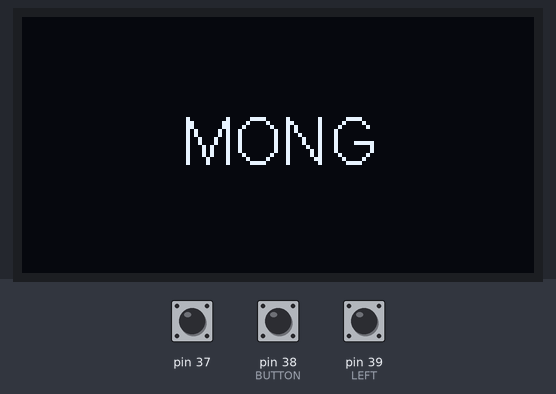
Bench run of a sketch on a simulated Arduino Mega 2560, built with avr-gcc and run on an emulated ATmega2560. Shown: 128×64 one-colour display. The test bench sets the inputs (shaded band); at power-on: pin 38 (BUTTON) HIGH, pin 37 HIGH, pin 39 (LEFT) LOW. What the sketch prints to the serial monitor is not drawn.

Above: at 1.2 s.
1.3 s: pin 38 (BUTTON) pulled LOW for 0.15 s
At 2.6 s:
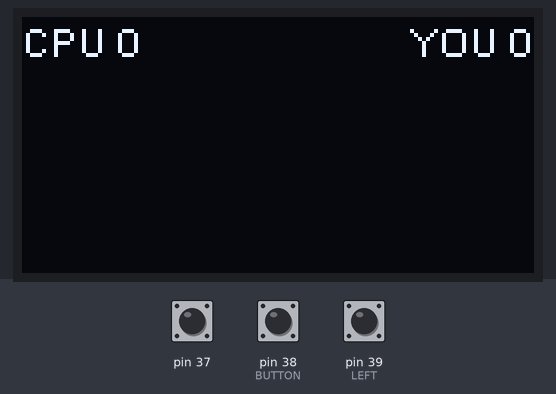
At 3.7 s:
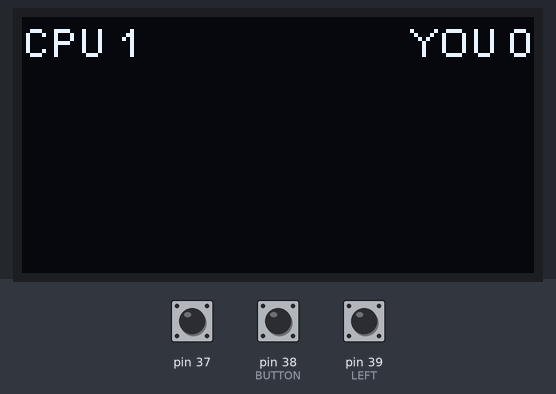
4.4 s: pin 38 (BUTTON) pulled LOW for 1 s
At 6.9 s:
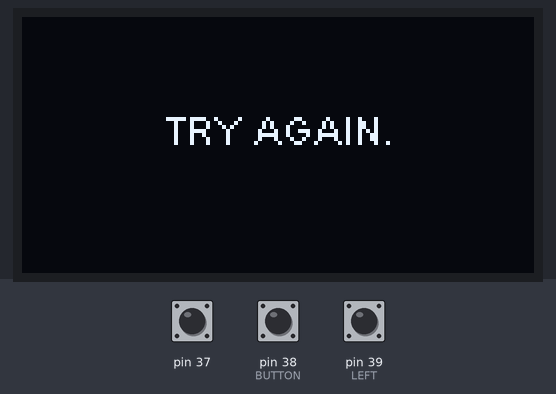
Timing chart, 0 to 8.4 s (numbered marks = the images above; inputs shaded):
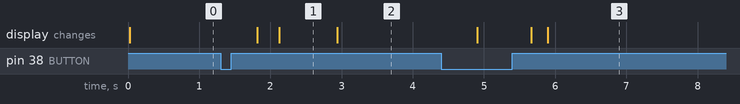

The sketch:

TTGO_T-Eight.ino
```cpp
// Simple example in memory of ATARI® PONG™
// Designed for TTGO T-Eight with Navigation Button and 1.3" oled display


/***
   Install the following libraries through Arduino Library Manager
   - Mini Grafx by Daniel Eichhorn
   - SSD display lkb by Daniel Eichhorn
 ***/

#include <Wire.h>
#include "SH1106Wire.h"
#include "OLEDDisplayUi.h"

// TTGO-Eight
#define SDA 21
#define SCL 22

// Initialize the OLED display using Wire library
SH1106Wire display(0x3c, SDA, SCL);
// SH1106Wire display(0x3c, D3, D5);

OLEDDisplayUi ui( &display );

bool in_game = false;
int currentFrame = 0;

float handicap = 0.4; // kid (dement is 0.2);
// float handicap = 1.0; // configurable, how worse is the computer than dumb ideal

String buttonState; // may leak, just a quick hack

void setupGame();

int computer_score = 0;
int human_score = 0;

void cscoreOverlay(OLEDDisplay *display, OLEDDisplayUiState* state) {
  if (!in_game) return;
  display->setTextAlignment(TEXT_ALIGN_LEFT);
  display->setFont(ArialMT_Plain_10);
  display->drawString(0, 0, "CPU " + String(computer_score));
}

void hscoreOverlay(OLEDDisplay *display, OLEDDisplayUiState* state) {
  if (!in_game) return;
  display->setTextAlignment(TEXT_ALIGN_RIGHT);
  display->setFont(ArialMT_Plain_10);
  display->drawString(128, 0, "YOU " + String(human_score));
}

void drawFrameIntro(OLEDDisplay *display, OLEDDisplayUiState* state, int16_t x, int16_t y) {
  in_game = false;
  display->setFont(ArialMT_Plain_16);
  display->setTextAlignment(TEXT_ALIGN_CENTER);
  display->drawString(64 + x, 22 + y, "MONG");
}

void drawFrameGame(OLEDDisplay *display, OLEDDisplayUiState* state, int16_t x, int16_t y) {
  in_game = true; // enables real-time rendering
}

void drawFrameWinner(OLEDDisplay *display, OLEDDisplayUiState* state, int16_t x, int16_t y) {
  in_game = false;
  display->setFont(ArialMT_Plain_10);
  display->setTextAlignment(TEXT_ALIGN_CENTER);
  display->drawString(64 + x, 22 + y, "CONGRATULATIONS!");
}

void drawFrameLoser(OLEDDisplay *display, OLEDDisplayUiState* state, int16_t x, int16_t y) {
  in_game = false;
  display->setFont(ArialMT_Plain_10);
  display->setTextAlignment(TEXT_ALIGN_CENTER);
  display->drawString(64 + x, 22 + y, "TRY AGAIN.");
}

// This array keeps function pointers to all frames
// frames are the single views that slide in
FrameCallback frames[] = { drawFrameIntro, drawFrameGame, drawFrameWinner, drawFrameLoser };

// how many frames are there?
int frameCount = 4;

// Overlays are statically drawn on top of a frame eg. a clock
OverlayCallback overlays[] = { cscoreOverlay, hscoreOverlay };
int overlaysCount = 2;

void setup() {
  Serial.begin(115200);
  Serial.println();
  Serial.println();

  pinMode(37, INPUT);
  pinMode(38, INPUT);
  pinMode(39, INPUT); // LEFT

	// The ESP is capable of rendering 60fps in 80Mhz mode
	// but that won't give you much time for anything else
	// run it in 160Mhz mode or just set it to 30 fps
  ui.setTargetFPS(60);
  ui.disableAutoTransition();
  ui.disableAllIndicators();
	// Customize the active and inactive symbol
  // ui.setActiveSymbol(activeSymbol);
  // ui.setInactiveSymbol(inactiveSymbol);

  // You can change this to
  // TOP, LEFT, BOTTOM, RIGHT
  // ui.setIndicatorPosition(BOTTOM);

  // Defines where the first frame is located in the bar.
  // ui.setIndicatorDirection(LEFT_RIGHT);

  // You can change the transition that is used
  // SLIDE_LEFT, SLIDE_RIGHT, SLIDE_UP, SLIDE_DOWN
  ui.setFrameAnimation(SLIDE_DOWN);

  // Add frames
  ui.setFrames(frames, frameCount);

  // Add overlays
  ui.setOverlays(overlays, overlaysCount);

  // Initialising the UI will init the display too.
  ui.init();

  display.flipScreenVertically();

  setupGame();

}

typedef enum {
  H_NONE = 0,
  H_LEFT = 1,
  H_RIGHT = 2,
  H_PRESS = 4
} human_action;

int screen_width = display.getWidth();
int screen_height = display.getHeight();

// human player coordinates
const uint8_t h_padding = 5;

// initial position is in the middle
uint8_t h_position = screen_height / 2;

// computer player coordinates
const uint8_t c_padding = 5;

// initial position is in the middle
uint8_t c_position = screen_height / 2;

const uint8_t player_width = 3; // px
const uint8_t player_height = 10; // px

float humanSpeedFactor = 2.0; // UI adjustment (keep handicap in mind!)
float humanSpeedForce = 1.0; // should increment on use (1/log)

bool buttonPressed = false;

void humanMoveUp()  {
  if (h_position > 63 - player_height/2) return;
  h_position += (humanSpeedFactor * humanSpeedForce);
}

void humanMoveDown()  {
  if (h_position < 0 + player_height/2) return;
  h_position -= (humanSpeedFactor * humanSpeedForce);
}

bool evaluateControls() {

    bool l = digitalRead(39); // LEFT
    bool b = digitalRead(38); // BUTTON
    bool r = digitalRead(37); // RIGHT

#ifdef DEBUG
    Serial.print("39L: "); Serial.print(l); Serial.print(" 38B: "); Serial.print(b); Serial.print(" 37R: "); Serial.println(r);
#endif

    const char* format = "L: %i, B: %i, R: %i\n";
    char dstring[34] = {0};
    sprintf(dstring, format, l, b, r);

    if (l && b && r) {
      buttonState = "";
    }

    if (b == 0) {
      buttonState = "PRESS";
      return true;
    }

    if (l == 0) {
      buttonState = "LEFT";
      humanMoveDown(); // or i don't know but this works, may need refactoring
    } else if (r == 0) {
      buttonState = "RIGHT";
      humanMoveUp(); // or i don't know but this works, may need refactoring
    }

    return false;
}


void renderHumanPlayer() {
  display.fillRect(128 - h_padding, h_position - player_height/2, player_width, player_height);
}

void renderComputerPlayer() {
  display.fillRect(0 + c_padding, c_position - player_height/2, player_width, player_height);
}

uint8_t target_xpos = screen_width/2;
uint8_t target_ypos = screen_height/2;
uint8_t target_size = 2;

void ai() {
  int step = humanSpeedFactor * humanSpeedForce;  // handicap * (
  if (target_ypos > c_position) {
    c_position += step;
  }
  if (target_ypos < c_position) {
    c_position -= step;
  }
}

// primitive version, 45° reflections only... may get updated with float later
typedef struct {
  int x;
  int y;
} Vector;

Vector movement;

void setupGame() {
  movement.x = 1;
  movement.y = 1; // should be random from -1 to 1
}

bool vertically_inside(int max, int min, int what) {
  //Serial.print("what: "); Serial.print(what); Serial.print(" min: "); Serial.print(min); Serial.print(" max: "); Serial.println(max);
  return (what > min && what < max) ? true : false;
}

// bounce if on boundary, does not update position, only movement struct
void bounce() {

  // human hit
  int hx = screen_width - target_size - h_padding;
  int hmax = h_position + player_height / 2;
  int hmin = h_position - player_height / 2;

  if (target_xpos == hx) {
    if (vertically_inside(hmax, hmin, target_ypos)) {
      movement.x = -1;
      Serial.println("Human hit on left boundary.");
      return; // do not let it pass to lost cases
    } else {
      Serial.println("Human miss.");
    }
  }

  // cpu hit
  int cx = c_padding + target_size;
  int cmax = c_position + player_height / 2;
  int cmin = c_position - player_height / 2;

  if (target_xpos == cx) {
    if (vertically_inside(cmax, cmin, target_ypos)) {
      movement.x = 1;
      Serial.println("Computer hit on left boundary.");
      return;  // do not let it pass to lost cases
    } else {
      Serial.println("Computer miss.");
    }
  }

  // human lost
  int x_max = screen_width - target_size / 2;
  if (target_xpos == x_max) {
    movement.x = -1;
    computer_score++;
  }

  // cpu lost
  int x_min = target_size / 2;
  if (target_xpos == x_min) {
    movement.x = 1;
    human_score++;
  }

  // just bounce on the other axis...
  int y_max = screen_height - target_size / 2;
  if (target_ypos == y_max) {
    movement.y = -1;
  }

  int y_min = target_size / 2 + 10; // status bar included
  if (target_ypos == y_min) {
    movement.y = 1;
  }
}

// uses prepared movement struct to update position
void moveTarget() {
  target_xpos += movement.x;
  target_ypos += movement.y;
}

void updateTargetPosition() {
  // todo: add collision with player...
  bounce(); // uses target xpos and pos
  moveTarget(); // uses movement additionaly
}

void renderTarget() {
  updateTargetPosition();
  display.fillCircle(target_xpos - target_size/2, target_ypos - target_size/2, target_size);
}

void resetScores() {
  computer_score = 0;
  human_score = 0;
}
void loop() {

  ai();

  if (evaluateControls()) {

    // user pressed button for menu
    Serial.println("Pressed...");
    if (currentFrame > frameCount) {
      currentFrame = 0;
    } else {
      currentFrame++;
    }

    // FrameCallback frames[] = { drawFrameIntro, drawFrameGame, drawFrameWinner, drawFrameLoser };

    if (currentFrame == 0) {
      resetScores();
    } // drawFrameIntro

    if (currentFrame == 1) {
      // game...
    }

    if (currentFrame > 1) {
      if (computer_score < human_score) {
        currentFrame = 2; // winner
      } else {
        // loser
        currentFrame = 3;
      }
    }

    ui.transitionToFrame(currentFrame);

    delay(500); // debounce

  } else {

    if (in_game) {
      renderTarget();
      renderHumanPlayer();
      renderComputerPlayer();
      display.display();
    }
  }

  int remainingTimeBudget = ui.update();
  if (remainingTimeBudget > 0) {
    // you wish
    delay(remainingTimeBudget);
  }
}
```

Measured:
- after the input at 1.3 s, the display: first changes after 0.51 s (image 1 shows a later state)
- after the input at 4.4 s, the display: first changes after 0.50 s (image 3 shows a later state)
- what the display in image 1 shows lasts 0.8 s, from 2.1 s to 2.9 s
